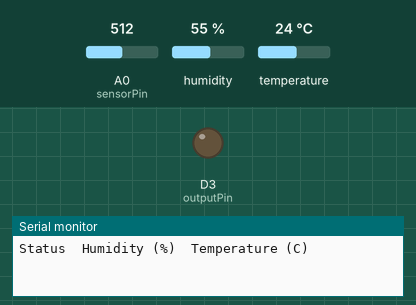
A sketch run on a simulated ESP8266 (NodeMCU). On the bench: output pins drawn as LEDs (lit = HIGH), the last lines printed to the serial monitor. The inputs (shaded band) are chosen by the test bench; at power-on: A0 (sensorPin) = 512, humidity 55 %, temperature 24 °C. WiFi joins after 1.5 s; servers stay silent unless stated.

Above: at 0.1 s.
At 2.9 s:
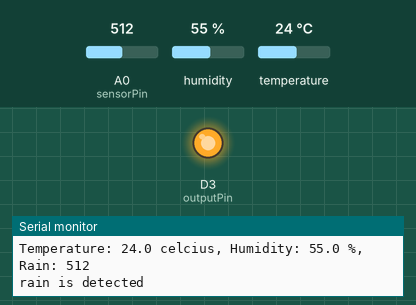
Timing chart, 0 to 4.4 s (numbered marks = the images above):
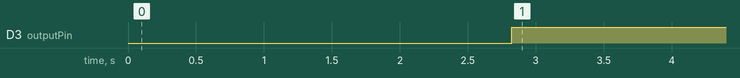

Measured:
- by itself, D3 (outputPin): LOW → HIGH at 2.8 s

The sketch:

weather_station.ino
```cpp
#include "DHTesp.h"
#include <ESP8266WiFi.h>
#include <BlynkSimpleEsp8266.h>
#define BLYNK_PRINT Serial

const char* ssid = "WirelessNet_ClassicTech";
const char* pass = "c.ron@ldo72056";
const char* auth = "PhC70X-ycdO68TEjBICSXy7Gv2wSoT1U";

//Initializing Rain sensor
int sensorPin = A0;
int outputPin = D3;
int sensorValue = 0;

DHTesp dht;
BlynkTimer timer;
void setup()
{
  Serial.begin(9600);
  Serial.println();
  Serial.println("Status\tHumidity (%)\tTemperature (C)");
  pinMode(outputPin, OUTPUT);
  dht.setup(2, DHTesp::DHT22);
  Blynk.begin(auth,ssid,pass);
  Blynk.notify("weather station ready to go!!!");
  Blynk.syncAll(); // Connect DHT sensor to GPIO 5

  timer.setInterval(1000L, myTimerEvent);
}
void loop()
{
  Blynk.run();//  Running Blynk app
  timer.run(); // Initiates BlynkTimer
}
void myTimerEvent(){
  float humidity = dht.getHumidity();
  float temperature = dht.getTemperature();

  Serial.print("Temperature: ");
  Serial.print(temperature, 1);
  Serial.print(" celcius, Humidity: ");
  Serial.print(humidity, 1);

  sensorValue = analogRead(sensorPin);//Reading data from rain sensor
  Serial.print(" %, Rain: ");
  Serial.println(sensorValue);

if (sensorValue>=700){
digitalWrite(outputPin, LOW);
  }
  else{
  Blynk.notify("Huge rainfall is detected!!!");
  Serial.print("rain is detected");
  digitalWrite(outputPin, HIGH);
  }
Blynk.virtualWrite(V2, humidity);
Blynk.virtualWrite(V1, sensorValue);
Blynk.virtualWrite(V3, temperature);
  }
```
